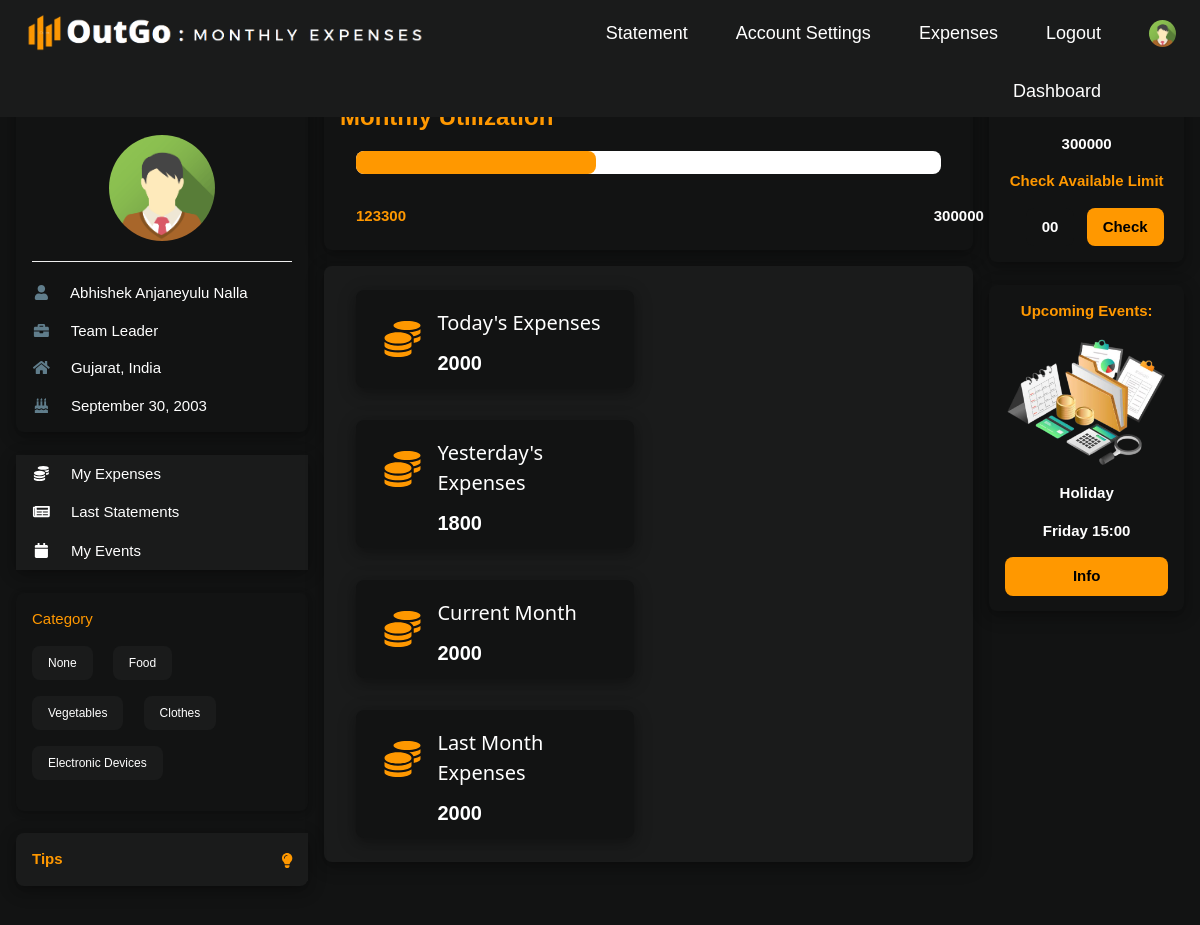
Page /user/dashboard.php (signed in) on the earlier database version.
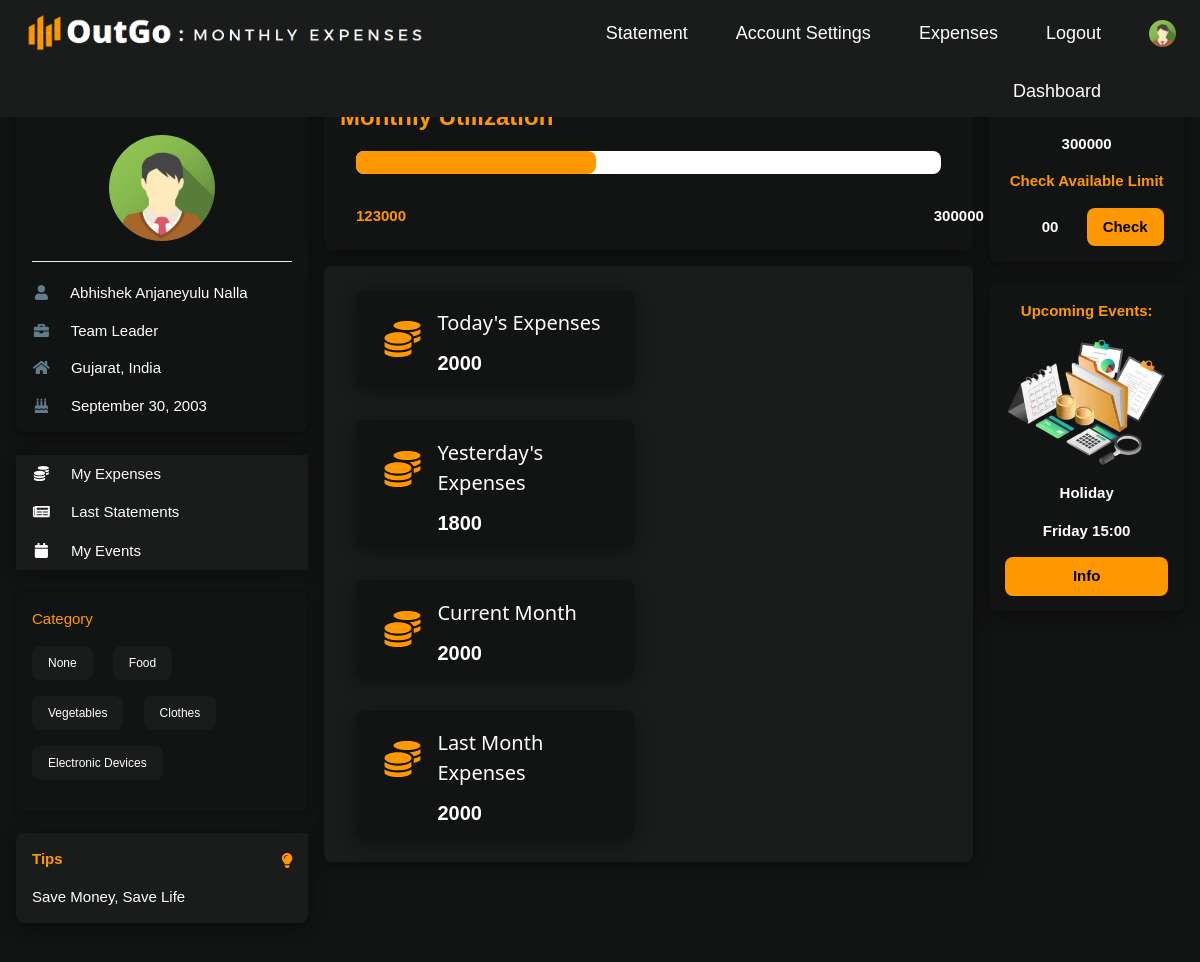
Same page on the later database version.
### tables this page shows
CREATE TABLE `tbl_tips` (
  `t_id` int(11) NOT NULL,
  `msg` varchar(255) NOT NULL
);

### user/dashboard.php (the view, shortened to what the changed rows need)
<?php
    if(isset($_SESSION['user']))
    {
        include '../connection.php';
        $userId=$_SESSION['user'];
        $ttl_amt=0;
        $userDetails="SELECT * FROM tbl_user WHERE u_id='$userId'";
        $userDetailsResult=mysqli_query($conn,$userDetails);
        $userInfo=mysqli_fetch_assoc($userDetailsResult);
        $userName=$userInfo['name'];
        $userJob=$userInfo['job'];
        $userState=$userInfo['state'];
        $userCountry=$userInfo['country'];
        $dob=$userInfo['dob'];
        $date1=date_create($dob);
        $dob=date_format($date1,"F d, Y");
        $fetchExpenses="SELECT * FROM tbl_expenses WHERE u_id='$userId'";
        $fetchExpensesResult=mysqli_query($conn,$fetchExpenses);
        $allExpenses=mysqli_fetch_all($fetchExpensesResult,MYSQLI_ASSOC);
        foreach($allExpenses as $exp)
        {
            $amt=$exp['amount'];
            $ttl_amt=$ttl_amt+$amt;
        }
        $total_limit=$userInfo['expense_limit'];
        $limit=$total_limit-$ttl_amt;
        $uti_limit = $ttl_amt / $total_limit * 100;
        $fetchCategory="SELECT * FROM tbl_category";
        $fetchCategoryResult=mysqli_query($conn,$fetchCategory);
        $allCategory=mysqli_fetch_all($fetchCategoryResult,MYSQLI_ASSOC);
        ?>
<!DOCTYPE html>
<html>
<head>
    <link rel="stylesheet" href="../dj-style.css">
    <link rel="stylesheet" href="https://use.fontawesome.com/releases/v5.0.7/css/all.css">
</head>
<body class="dj-premium">
    <div class="dj-top">
        <div class="dj-bar dj-silver dj-left-align dj-large">
            <a href="#" class="dj-bar-item dj-padding-large"><img src="../images/1111.png" width="400rem"
                    height="40rem"></a>
            <a href="#" class="dj-bar-item dj-hide-small dj-right dj-padding-large dj-remove-underline"
                style="margin-top: 0.5rem;" title="My Account">
                <img src="../images/avatar.png" class="dj-circle" style="height:27px;width:27px" alt="Avatar">
            </a>
            <a href="../logout.php" class="dj-bar-item dj-hide-small dj-padding-large dj-remove-underline dj-right"
                style="margin-top: 0.5rem;" title="Logout">Logout</a>
            <a href="myexpenses.php" class="dj-bar-item dj-hide-small dj-padding-large dj-remove-underline dj-right"
                style="margin-top: 0.5rem;" title="Expenses">Expenses</a>
            <a href="#" class="dj-bar-item dj-hide-small dj-padding-large dj-remove-underline dj-right"
                style="margin-top: 0.5rem;" title="Account Settings">Account Settings</a>
            <a href="statement.php" class="dj-bar-item dj-hide-small dj-padding-large dj-remove-underline dj-right"
                style="margin-top: 0.5rem;" title="Statement">Statement</a>
            <a href="dashboard.php" class="dj-bar-item dj-hide-small dj-padding-large dj-remove-underline dj-right"
                style="margin-top: 0.5rem;" title="Statement">Dashboard</a>
        </div>
    </div>
    <div class="dj-container dj-content" style="max-width:1400px;margin-top:80px">
        <div class="dj-row">
            <div class="dj-col m3">
                <div class="dj-card-4 dj-round-large dj-premium dj-hover-shadow-white">
                    <div class="dj-container">
                        <h4 class="dj-center dj-text-orange"><a href="myprofile.php" style="text-decoration: none;">My
                                Profile</a></h4>
                        <p class="dj-center"><img src="../images/avatar.png" class="dj-circle"
                                style="height:106px;width:106px" alt="Avatar"></p>
                        <hr>
                        <p><i class="fa fa-user fa-fw dj-margin-right dj-text-theme"></i> <?php echo $userName; ?></p>
                        <p><i class="fa fa-briefcase fa-fw dj-margin-right dj-text-theme"></i> <?php echo $userJob; ?>
                        </p>
                        <p><i class="fa fa-home fa-fw dj-margin-right dj-text-theme"></i>
                            <?php echo "$userState, ".$userCountry; ?></p>
                        <p><i class="fa fa-birthday-cake fa-fw dj-margin-right dj-text-theme"></i> <?php echo $dob; ?>
                        </p>
                    </div>
                </div>
                <br>
                <div class="dj-card-4 dj-round-large dj-hover-shadow-white">
                    <div class="dj-silver">
                        <button onclick="myFunction('Demo1')" class="dj-button dj-block dj-left-align"><i
                                class="fa fa-coins fa-fw dj-margin-right"></i> My Expenses</button>
                        <button onclick="myFunction('Demo2')" class="dj-button dj-block dj-left-align"><i
                                class="fa fa-newspaper fa-fw dj-margin-right"></i> Last Statements</button>
                        <button onclick="myFunction('Demo3')" class="dj-button dj-block dj-left-align"><i
                                class="fa fa-calendar fa-fw dj-margin-right"></i> My Events</button>
                    </div>
                </div>
                <br>
                <div class="dj-card dj-round-large dj-premium dj-hide-small dj-hover-shadow-white">
                    <div class="dj-container">
                        <p class="dj-text-orange">Category</p>
                        <p>
                            <?php
                            foreach($allCategory as $cat)
                            {
                                $ca_name=$cat['cname'];
                            ?>
                            <span
                                class="dj-tag dj-small dj-silver dj-round-large dj-padding dj-margin-bottom dj-margin-right"><?php echo $ca_name; ?></span>
                            <?php
                            }
                            ?>
                        </p>
                    </div>
                </div>
                <br>
                <div
                    class="dj-container dj-display-container dj-round-large dj-silver dj-card-4 dj-margin-bottom dj-hide-small dj-hover-shadow-white">
                    <span onclick="this.parentElement.style.display='none'" class="dj-button dj-display-topright">
                        <i class="fa fa-lightbulb dj-text-orange" style="margin-top: 12px;"></i>
                    </span>
                    <?php
                        $views=$_SESSION['views'];
                        $sql="SELECT * FROM tbl_tips WHERE t_id='$views'";
                        $result=mysqli_query($conn,$sql);
                        $num=mysqli_num_rows($result);
                        if($num)
                        {
                            $sql="SELECT * FROM tbl_tips WHERE t_id='$views'";
                            $result=mysqli_query($conn,$sql);
                            $allTips=mysqli_fetch_assoc($result);
                            ?>
                            <p class="dj-text-orange"><strong>Tips</strong></p>
                            <p><?php echo $allTips['msg']; ?></p>
                            <?php
                        }
                        else
                        {
                            ?>
                            <p class="dj-text-orange"><strong>Tips</strong></p>
                            <?php
                        }
                    ?>
                </div>
            </div>
            <div class="dj-col m7   ">
                <div class="dj-row-padding">
                    <div class="dj-col m12">
                        <div class="dj-row dj-card-4 dj-premium dj-round-large dj-padding dj-hover-shadow-white">
                            <h3 class="dj-text-orange"><b>Monthly Utilization</b></h3>
                            <div class="dj-white dj-margin dj-round-large">
                                <div class="dj-container dj-orange dj-round-large dj-text-orange"
                                    style="width: <?php echo intval($uti_limit); ?>%;">|</div>
                            </div>
                            <div class="dj-margin-left dj-half" style="width: 45%;">
                                <p class="dj-text-orange"><b><?php echo $ttl_amt; ?><b></p>
                            </div>
                            <div class="dj-half" style="width: 45%;">
                                <p style="margin-left: 20rem;" class="dj-text-white"><b><?php echo $total_limit; ?><b>
                                </p>
                            </div>
                        </div>
                        <div class="dj-card-4 dj-margin-top dj-round-large dj-silver dj-hover-shadow-white">
                            <div class="dj-container dj-padding dj-margin-bottom">
                                <div class="dj-half dj-card-4 dj-round-large dj-premium dj-margin dj-row-padding"
                                    style="width: 45%;">
                                    <div class="dj-padding">
                                        <div class="dj-quarter dj-left">
                                            <i class="fa fa-coins fa-fw dj-margin-right dj-xxlarge dj-text-orange"
                                                style="margin-top:1.5rem ;"></i>
                                        </div>
                                        <div class="dj-threequarter">
                                            <h4>Today's Expenses</h4>
                                            <h4><b>2000</b></h4>
                                        </div>
                                    </div>
                                </div>
                                <div class="dj-half dj-card-4 dj-round-large dj-premium dj-margin dj-row-padding"
                                    style="width: 45%;">
                                    <div class="dj-padding">
                                        <div class="dj-quarter dj-left">
                                            <i class="fa fa-coins fa-fw dj-margin-right dj-xxlarge dj-text-orange"
                                                style="margin-top:1.5rem ;"></i>
                                        </div>
                                        <div class="dj-threequarter">
                                            <h4>Yesterday's Expenses</h4>
                                            <h4><b>1800</b></h4>
                                        </div>
                                    </div>
                                </div>
                                <div class="dj-half dj-card-4 dj-round-large dj-premium dj-margin dj-row-padding"
                                    style="width: 45%;">
                                    <div class="dj-padding">
                                        <div class="dj-quarter dj-left">
                                            <i class="fa fa-coins fa-fw dj-margin-right dj-xxlarge dj-text-orange"
                                                style="margin-top:1.5rem ;"></i>
                                        </div>
                                        <div class="dj-threequarter">
                                            <h4>Current Month</h4>
                                            <h4><b>2000</b></h4>
                                        </div>
                                    </div>
                                </div>
                                <div class="dj-half dj-card-4 dj-round-large dj-premium dj-margin dj-row-padding"
                                    style="width: 45%;">
                                    <div class="dj-padding">
                                        <div class="dj-quarter dj-left">
                                            <i class="fa fa-coins fa-fw dj-margin-right dj-xxlarge dj-text-orange"
                                                style="margin-top:1.5rem ;"></i>
                                        </div>
                                        <div class="dj-threequarter">
                                            <h4>Last Month Expenses</h4>
                                            <h4><b>2000</b></h4>
                                        </div>
                                    </div>
                                </div>
                            </div>
                        </div>
                    </div>
                </div>
            </div>
            <div class="dj-col m2">
                <div class="dj-card-4 dj-round-large dj-premium dj-center dj-hover-shadow-white">
                    <div class="dj-container">
                        <p class="dj-text-orange"><b>Total Limit</b></p>
                        <p><?php echo $total_limit; ?></p>
                        <p class="dj-text-orange"><b>Check Available Limit</b></p>
                        <div class="dj-row-padding dj-margin-bottom">
                            <?php
                        if(isset($_REQUEST['btnCheck']))
                        {
                        ?>
                            <div class="dj-half">
                                <button class="dj-padding dj-premium dj-round-large"
                                    style="border: none;"><?php echo $limit; ?></button>
                            </div>
                            <?php
                        }
                        else
                        {
                        ?>
                            <div class="dj-half">
                                <button class="dj-padding dj-premium dj-round-large" style="border: none;">00</button>
                            </div>
                            <?php
                        }
                        ?>
                            <form action="" method="post">
                                <div class="dj-half">
                                    <button name="btnCheck" class="dj-button dj-orange dj-round-large">Check</button>
                                </div>
                            </form>
                        </div>
                    </div>
                </div>
                <br>
                <div class="dj-card-4 dj-round-large dj-premium dj-center dj-hover-shadow-white">
                    <div class="dj-container">
                        <p class="dj-text-orange">Upcoming Events:</p>
                        <img src="../images/f1.png" alt="Forest" style="width:100%;">
                        <p><strong>Holiday</strong></p>
                        <p>Friday 15:00</p>
                        <p><button class="dj-button dj-block dj-orange dj-round-large">Info</button></p>
                    </div>
                </div>
            </div>
        </div>
    </div>
    <br>
</body>
</html>
<?php
}
else
{
	header("location: ../login.php");
}
?>

Differences in the rows shown:
added tbl_tips: msg "Save Money, Save Life"
Other differences:
$ttl_amt: "123300" → "123000"
